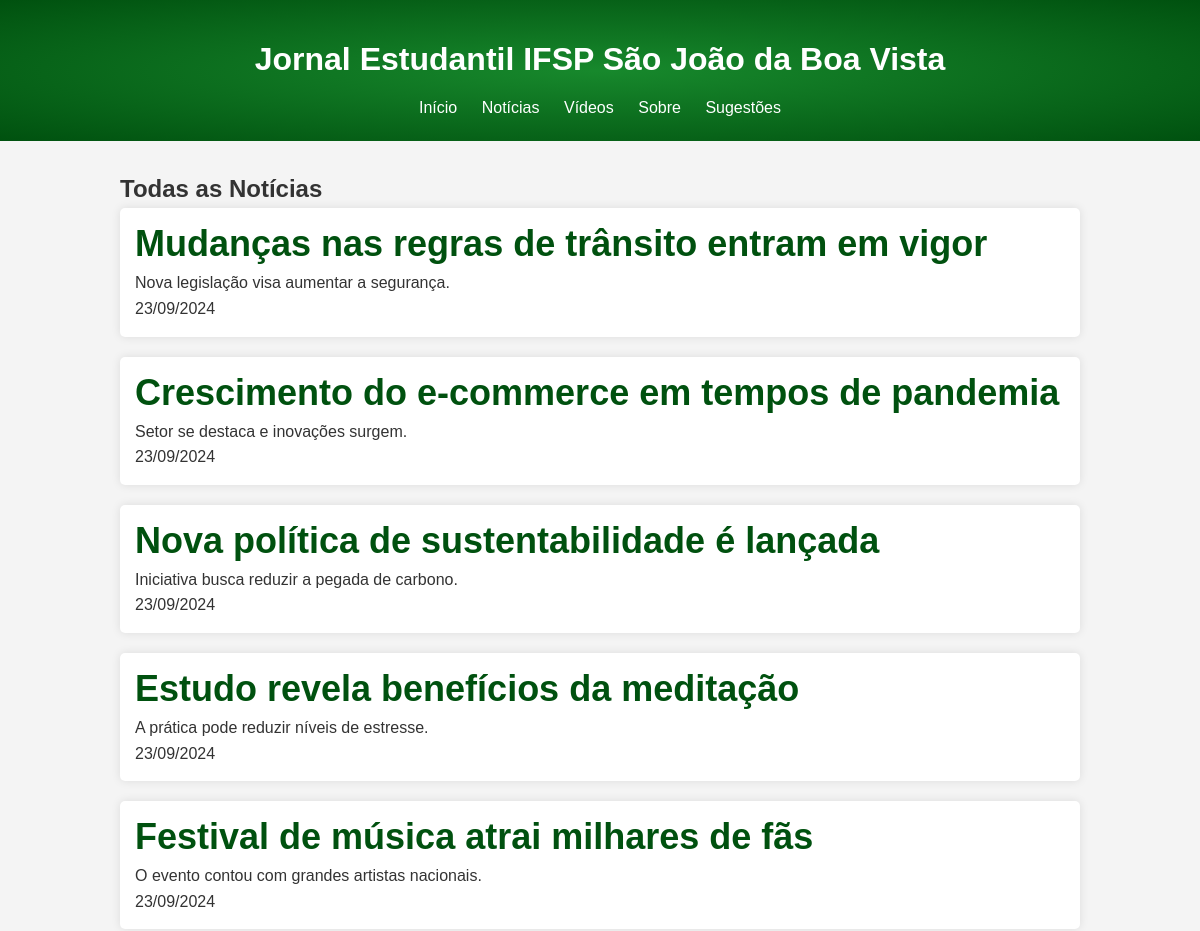
Before: /todas-noticias.php (upper part) with the older database file.
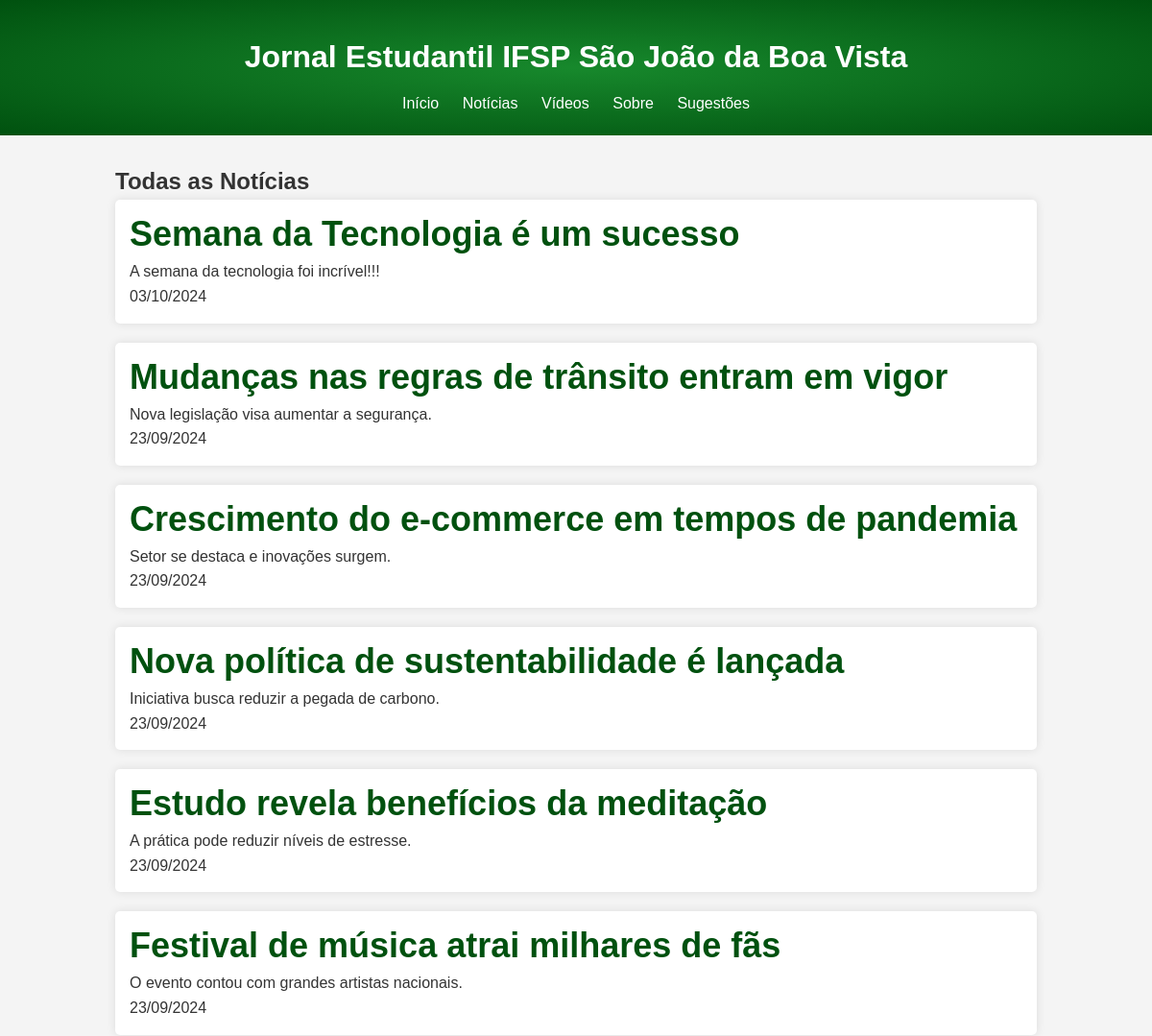
After: the same page with the newer database file.
### tables this page shows
CREATE TABLE IF NOT EXISTS `tb_jornal` (
  `id` int NOT NULL AUTO_INCREMENT,
  `titulo` varchar(50) NOT NULL,
  `desc` varchar(300) NOT NULL,
  `img` text,
  `data_cad` date NOT NULL,
  `conteudo` text,
  `midia` text,
  `video_duration` varchar(10) DEFAULT NULL,
  PRIMARY KEY (`id`)
);

### todas-noticias.php (the view, shortened to what this page needs)
<?php
try {
    include "backend/conexao.php";
    $sql = "SELECT * FROM tb_jornal WHERE midia IS NULL ORDER BY id DESC";
    $stmt = $conn->prepare($sql);
    $stmt->execute();
    $menu = $stmt->fetchAll(PDO::FETCH_ASSOC);
} catch(PDOException $err) {
    echo "Erro: " . $err->getMessage();
}
?>
<!DOCTYPE html>
<!DOCTYPE html>
<html lang="pt-BR">
<head>
    <link rel="stylesheet" href="assets/css/modal.css">
</head>
<body>
    <header id="header">
        <div class="container">
            <h1>Jornal Estudantil IFSP São João da Boa Vista</h1>
            <nav>
                <ul>
                    <li><a href="index.php">Início</a></li>
                    <li><a href="todas-noticias.php">Notícias</a></li>
                    <li><a href="videos.php">Vídeos</a></li>
                    <li><a href="sobre.php">Sobre</a></li>
                    <li><a href="sugestoes.php">Sugestões</a></li>
                </ul>
            </nav>
        </div>
    </header>
    <div id="noticias" class="container">
         <h2>Todas as Notícias</h2>
    <?php
                foreach($menu as $item){
            $dataFormatada = date('d/m/Y', strtotime($item['data_cad']))
            ?>
            <div class="noticia">
            <a href="noticias.php?id=<?php echo $item['id']?>" class="">
                <h2><?php echo $item['titulo']; ?></h2>
            </a>
                <div>
                    <p class="descricao-noticias"><?php echo $item['desc']; ?></p>
                    <?php echo "<p class='data'>{$dataFormatada}</p>"; ?>
                </div>
            </div>
            <?php
            };?>
    </div>
</body>
</html>

Changed rows visible on the page:
added tb_jornal: titulo "Semana da Tecnologia é um sucesso", desc "A semana da tecnologia foi incrível!!!", data_cad "03/10/2024"
